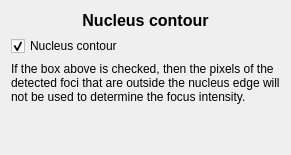
             <widget class="QWidget" name="page_32">
              <layout class="QGridLayout" name="gridLayout_17">
               <item row="3" column="0">
                <spacer name="verticalSpacer_21">
                 <property name="orientation">
                  <enum>Qt::Vertical</enum>
                 </property>
                 <property name="sizeHint" stdset="0">
                  <size>
                   <width>20</width>
                   <height>40</height>
                  </size>
                 </property>
                </spacer>
               </item>
               <item row="0" column="0">
                <widget class="QLabel" name="label_18">
                 <property name="font">
                  <font>
                   <pointsize>12</pointsize>
                   <weight>75</weight>
                   <bold>true</bold>
                  </font>
                 </property>
                 <property name="text">
                  <string> Nucleus contour </string>
                 </property>
                 <property name="alignment">
                  <set>Qt::AlignCenter</set>
                 </property>
                </widget>
               </item>
               <item row="1" column="0">
                <widget class="QCheckBox" name="checkBox_nucleus_contour">
                 <property name="text">
                  <string>Nucleus contour </string>
                 </property>
                 <property name="checked">
                  <bool>true</bool>
                 </property>
                </widget>
               </item>
               <item row="2" column="0">
                <widget class="QLabel" name="label_19">
                 <property name="text">
                  <string>If the box above is checked, then the pixels of the detected foci that are outside the nucleus edge will not be used to determine the focus intensity. </string>
                 </property>
                 <property name="wordWrap">
                  <bool>true</bool>
                 </property>
                </widget>
               </item>
              </layout>
             </widget>
